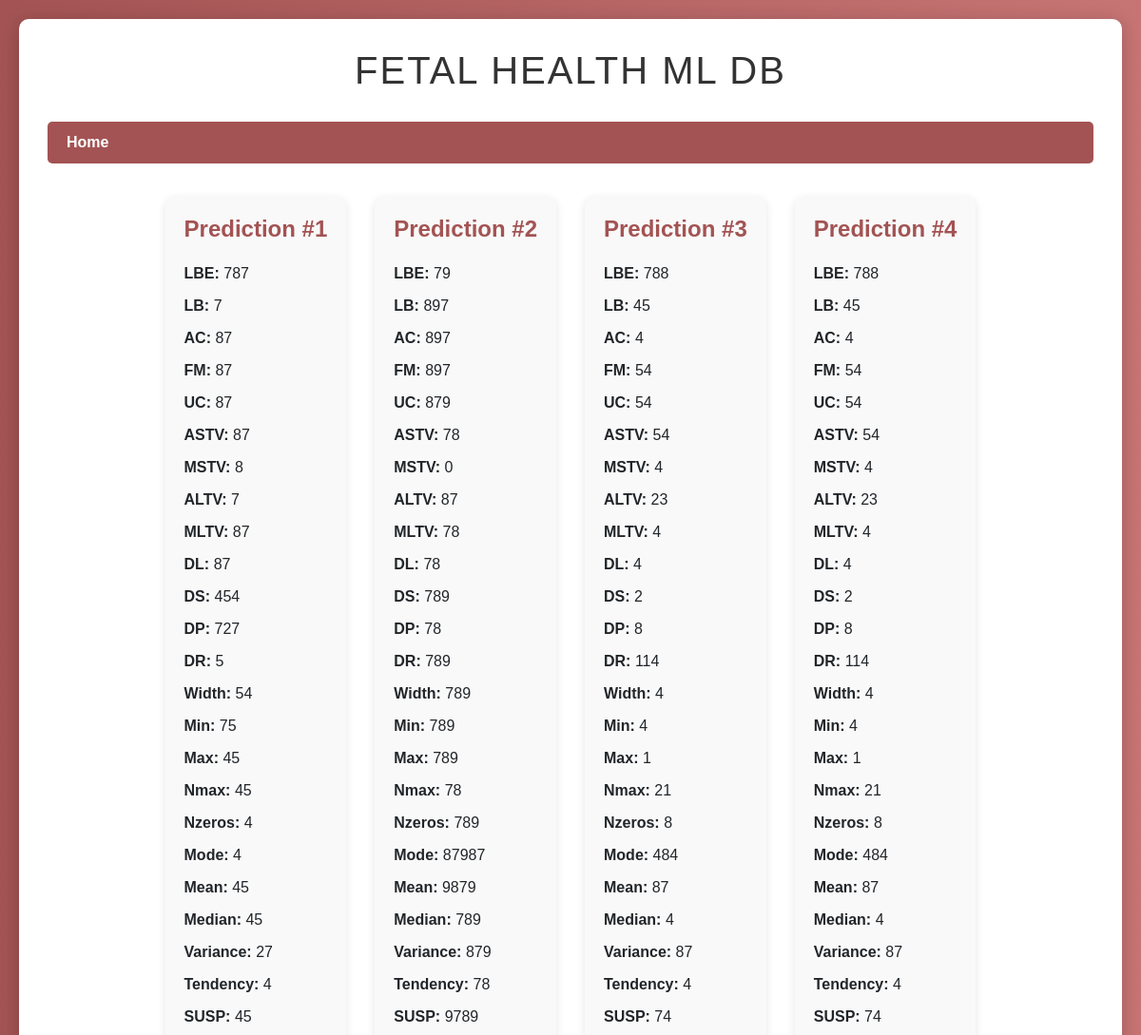
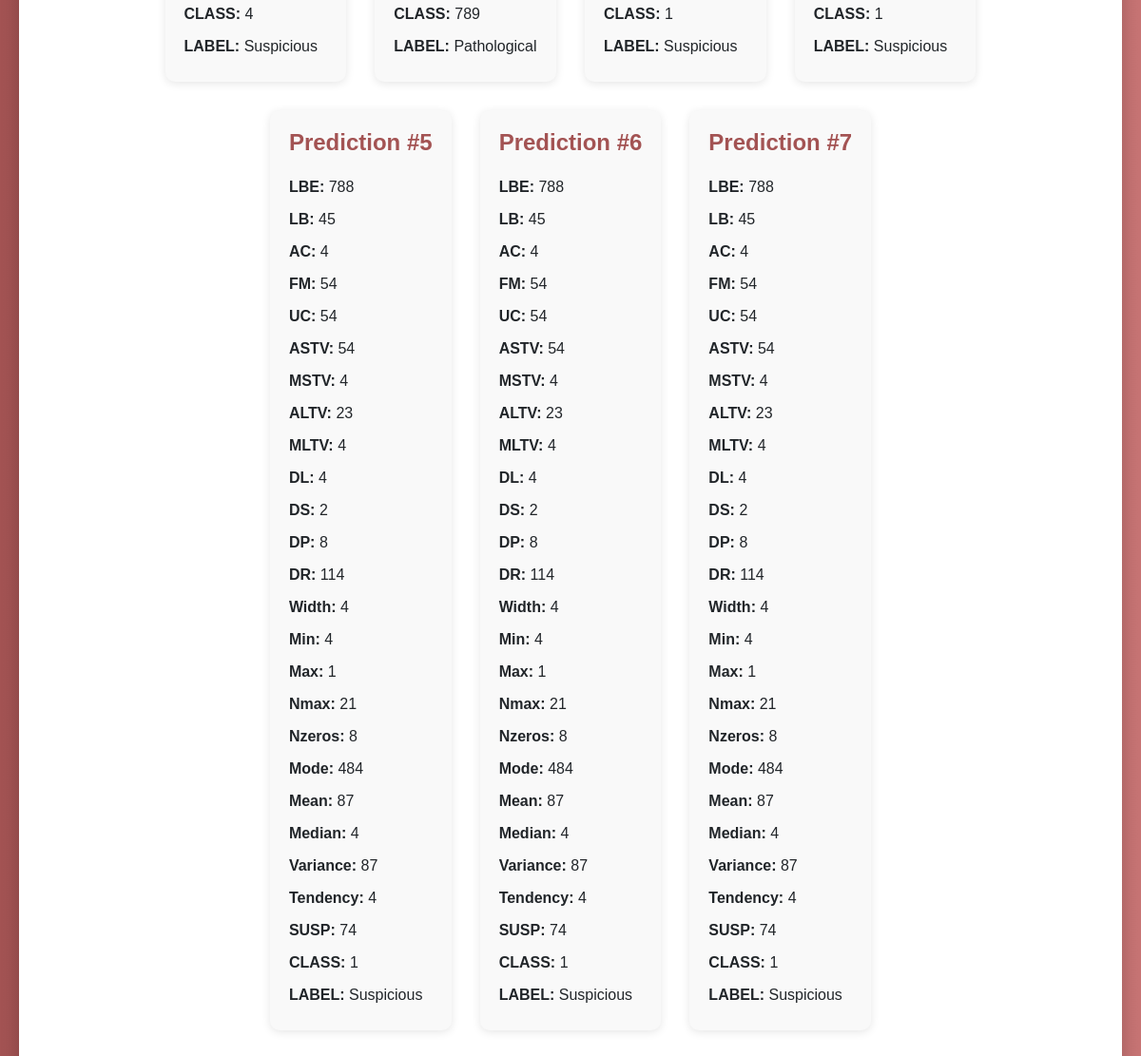
The page /ML_DB/ on the database its author committed (2 pictures, top to bottom).
### App/models.py (models this page shows, shortened)
class FetalHealthData(models.Model):
    LBE = models.IntegerField()
    LB = models.IntegerField()
    AC = models.IntegerField()
    FM = models.IntegerField()
    UC = models.IntegerField()
    ASTV = models.IntegerField()
    MSTV = models.IntegerField()
    ALTV = models.IntegerField()
    MLTV = models.IntegerField()
    DL = models.IntegerField()
    DS = models.IntegerField()
    DP = models.IntegerField()
    DR = models.IntegerField()
    Width = models.IntegerField()
    Min = models.IntegerField()
    Max = models.IntegerField()
    Nmax = models.IntegerField()
    Nzeros = models.IntegerField()
    Mode = models.IntegerField()
    Mean = models.IntegerField()
    Median = models.IntegerField()
    Variance = models.IntegerField()
    Tendency = models.IntegerField()
    SUSP = models.IntegerField()
    CLASS = models.IntegerField()
    label=models.CharField(max_length=200)

### App/views.py (the view)
# urls.py: path('ML_DB/',views.ML_DB,name='ML_DB'),
def ML_DB(request):
    predictions = FetalHealthData.objects.all()
    return render(request, 'App/ML_DB.html', {'predictions':predictions })

### App/templates/app/ML_DB.html (shortened to what this page needs)
<!DOCTYPE html>
<html lang="en">
<head>
    <link href="https://cdn.jsdelivr.net/npm/bootstrap@5.1.3/dist/css/bootstrap.min.css" rel="stylesheet">
</head>
<body>
    <div class="container">
        <h1>Fetal Health ML DB</h1>
        <div class="nav-item">
            <a href="/" class="nav-link">Home</a>
        </div>
        <div class="d-flex flex-wrap justify-content-center">
            {% for item in predictions %}
                <div class="card">
                    <h5 class="card-title">Prediction #{{ forloop.counter }}</h5>
                    <p><strong>LBE:</strong> {{ item.LBE }}</p>
                    <p><strong>LB:</strong> {{ item.LB }}</p>
                    <p><strong>AC:</strong> {{ item.AC }}</p>
                    <p><strong>FM:</strong> {{ item.FM }}</p>
                    <p><strong>UC:</strong> {{ item.UC }}</p>
                    <p><strong>ASTV:</strong> {{ item.ASTV }}</p>
                    <p><strong>MSTV:</strong> {{ item.MSTV }}</p>
                    <p><strong>ALTV:</strong> {{ item.ALTV }}</p>
                    <p><strong>MLTV:</strong> {{ item.MLTV }}</p>
                    <p><strong>DL:</strong> {{ item.DL }}</p>
                    <p><strong>DS:</strong> {{ item.DS }}</p>
                    <p><strong>DP:</strong> {{ item.DP }}</p>
                    <p><strong>DR:</strong> {{ item.DR }}</p>
                    <p><strong>Width:</strong> {{ item.Width }}</p>
                    <p><strong>Min:</strong> {{ item.Min }}</p>
                    <p><strong>Max:</strong> {{ item.Max }}</p>
                    <p><strong>Nmax:</strong> {{ item.Nmax }}</p>
                    <p><strong>Nzeros:</strong> {{ item.Nzeros }}</p>
                    <p><strong>Mode:</strong> {{ item.Mode }}</p>
                    <p><strong>Mean:</strong> {{ item.Mean }}</p>
                    <p><strong>Median:</strong> {{ item.Median }}</p>
                    <p><strong>Variance:</strong> {{ item.Variance }}</p>
                    <p><strong>Tendency:</strong> {{ item.Tendency }}</p>
                    <p><strong>SUSP:</strong> {{ item.SUSP }}</p>
                    <p><strong>CLASS:</strong> {{ item.CLASS }}</p>
                    <p><strong>LABEL:</strong> {{ item.label }}</p>
                </div>
            {% endfor %}
        </div>
    </div>
</body>
</html>

### App/templates/app/ML_DB.html (style rules this page uses)
body { font-family: Arial, sans-serif; background: linear-gradient(to right, #a35353, #c77474); margin: 0; padding: 20px; display: flex; justify-content: center; align-items: flex-start; flex-wrap: wrap; height: auto; }
.container { max-width: 1200px; margin: auto; background-color: #ffffff; padding: 30px; border-radius: 10px; box-shadow: 0 4px 20px rgba(0, 0, 0, 0.2); }
h1 { text-align: center; color: #333; margin-bottom: 30px; font-size: 2.5em; text-transform: uppercase; letter-spacing: 2px; }
.card { margin: 15px; padding: 20px; border: none; border-radius: 10px; background-color: #f9f9f9; transition: transform 0.2s, box-shadow 0.2s; box-shadow: 0 2px 10px rgba(0, 0, 0, 0.1); }
.card-title { font-weight: bold; color: #a35353; font-size: 1.5em; margin-bottom: 15px; }
.card p { margin: 5px 0; }
.nav-item { margin-bottom: 20px; }
.nav-link { font-weight: bold; color: #ffffff; background-color: #a35353; padding: 10px 20px; border-radius: 5px; text-decoration: none; transition: background-color 0.3s; }

### rows shown on the page
FetalHealthData: LBE "787", LB "7", AC "87", FM "87", UC "87", ASTV "87", MSTV "8", ALTV "7", MLTV "87", DL "87", DS "454", DP "727", DR "5", Width "54", Min "75", Max "45", Nmax "45", Nzeros "4", Mode "4", Mean "45", Median "45", Variance "27", Tendency "4", SUSP "45", CLASS "4", label "Suspicious"
FetalHealthData: LBE "79", LB "897", AC "897", FM "897", UC "879", ASTV "78", MSTV "0", ALTV "87", MLTV "78", DL "78", DS "789", DP "78", DR "789", Width "789", Min "789", Max "789", Nmax "78", Nzeros "789", Mode "87987", Mean "9879", Median "789", Variance "879", Tendency "78", SUSP "9789", CLASS "789", label "Pathological"
FetalHealthData: LBE "788", LB "45", AC "4", FM "54", UC "54", ASTV "54", MSTV "4", ALTV "23", MLTV "4", DL "4", DS "2", DP "8", DR "114", Width "4", Min "4", Max "1", Nmax "21", Nzeros "8", Mode "484", Mean "87", Median "4", Variance "87", Tendency "4", SUSP "74", CLASS "1", label "Suspicious"
FetalHealthData: LBE "788", LB "45", AC "4", FM "54", UC "54", ASTV "54", MSTV "4", ALTV "23", MLTV "4", DL "4", DS "2", DP "8", DR "114", Width "4", Min "4", Max "1", Nmax "21", Nzeros "8", Mode "484", Mean "87", Median "4", Variance "87", Tendency "4", SUSP "74", CLASS "1", label "Suspicious"
FetalHealthData: LBE "788", LB "45", AC "4", FM "54", UC "54", ASTV "54", MSTV "4", ALTV "23", MLTV "4", DL "4", DS "2", DP "8", DR "114", Width "4", Min "4", Max "1", Nmax "21", Nzeros "8", Mode "484", Mean "87", Median "4", Variance "87", Tendency "4", SUSP "74", CLASS "1", label "Suspicious"
FetalHealthData: LBE "788", LB "45", AC "4", FM "54", UC "54", ASTV "54", MSTV "4", ALTV "23", MLTV "4", DL "4", DS "2", DP "8", DR "114", Width "4", Min "4", Max "1", Nmax "21", Nzeros "8", Mode "484", Mean "87", Median "4", Variance "87", Tendency "4", SUSP "74", CLASS "1", label "Suspicious"
FetalHealthData: LBE "788", LB "45", AC "4", FM "54", UC "54", ASTV "54", MSTV "4", ALTV "23", MLTV "4", DL "4", DS "2", DP "8", DR "114", Width "4", Min "4", Max "1", Nmax "21", Nzeros "8", Mode "484", Mean "87", Median "4", Variance "87", Tendency "4", SUSP "74", CLASS "1", label "Suspicious"
